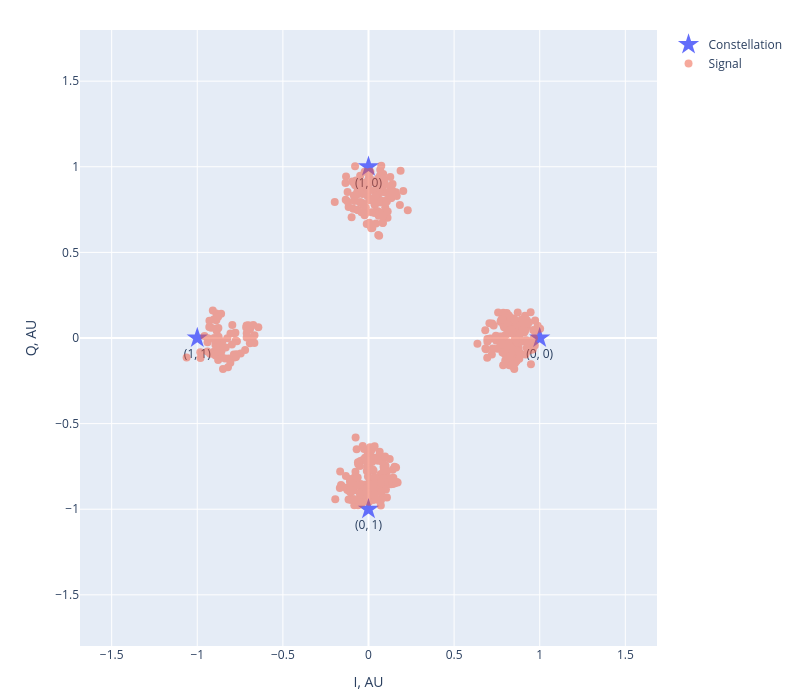

This figure's notebook cell:
### Code cell
annotate_constellation = True
annotations = []

if annotate_constellation:
    for i, symbol in enumerate(symbol_mapping):
        bit_string = ', '.join(
            tuple(
                bin(i)[2:].zfill(
                    int(bits_per_symbol)
                )
            )
        )
    
        annotations.append(f"({bit_string})")

fig = plot_iq_constellation(
    tf.expand_dims(symbol_mapping, 0),
    label="Constellation",
    mode="markers+text",
    text=annotations,
    textposition="bottom center",
    marker=dict(size=16, symbol="star")
)

fig = plot_iq_constellation(
    ComplexToIQ()(system.find_child("receiver").output),
    fig,
    iq_units=(1.0, "AU"),
    label="Signal",
    marker=dict(size=8, opacity=1.0),
    opacity=0.5,
    mode="markers"
)

fig.update_yaxes(scaleanchor='x', range=[-1.5, 1.5])
fig.update_xaxes(range=[-1.5, 1.5])
fig.update_layout(width=800, height=700, margin=dict(t=30, b=30))
fig.show()

### Figure 1 — Plotly figure (JSON) as saved in the notebook; plotly's stock layout.template omitted (floating-point values rounded to 4 significant figures; data arrays with more than 128 entries replaced by an {"elided": "..."} marker saying what was removed)
{"data": [{"marker": {"size": 16, "symbol": "star"}, "mode": "markers+text", "name": "Constellation", "text": ["(0, 0)", "(0, 1)", "(1, 0)", "(1, 1)"], "textposition": "bottom center", "type": "scatter", "x": [1, 6.123e-17, -1.837e-16, -1], "y": [0, -1, 1, -1.225e-16]}, {"marker": {"opacity": 1, "size": 8}, "mode": "markers", "name": "Signal", "opacity": 0.5, "type": "scatter", "x": {"elided": "512 float values"}, "y": {"elided": "512 float values"}}], "layout": {"height": 700, "margin": {"b": 30, "t": 30}, "width": 800, "xaxis": {"domain": [0, 1], "range": [-1.561, 1.561], "title": {"text": "I, AU"}, "type": "linear"}, "yaxis": {"domain": [0, 1], "range": [-1.67, 1.67], "scaleanchor": "x", "title": {"text": "Q, AU"}, "type": "linear"}}}
